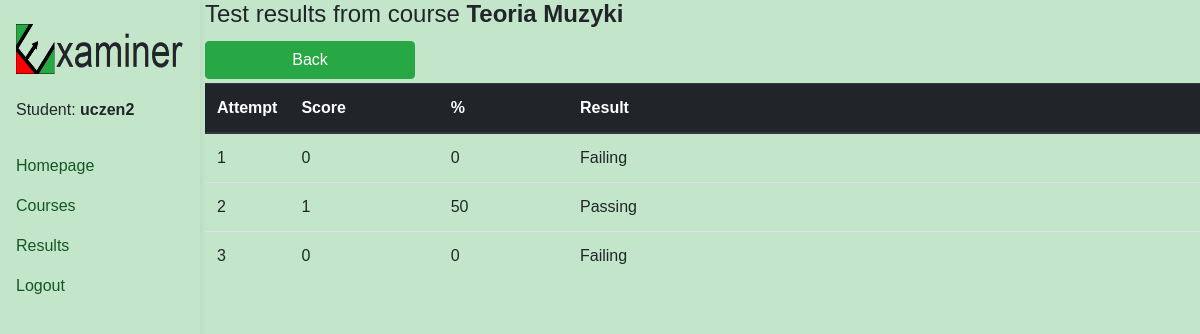
Page /en/student/course/results/443 (signed in) on the committed database.
### exam/models.py (models this page shows, shortened)
class Course(models.Model):
    students = models.ManyToManyField(User)
    name = models.CharField(max_length = 100)
    multiple_answer_questions = models.BooleanField(default=False)
    time = models.PositiveSmallIntegerField(default=0)
    question_amount = models.PositiveSmallIntegerField(default=0)
    lesson_amount = models.PositiveSmallIntegerField(default=0)
    attempt_amount = models.PositiveSmallIntegerField(default=3)
    test_ready = models.BooleanField(default=False)
    passing_score = models.PositiveSmallIntegerField(default=0)
    category = models.CharField(max_length=100, default="")
    platform = models.ForeignKey(Platform, on_delete = models.CASCADE, blank=True, null=True)

class Result(models.Model):
    course = models.ForeignKey(Course, on_delete = models.CASCADE)
    student = models.ForeignKey(User, on_delete = models.CASCADE)
    finished = models.BooleanField(default = False)
    current_score = models.PositiveSmallIntegerField(default = False)
    current_question = models.PositiveSmallIntegerField(default = 1)
    question_order = models.CharField(max_length=2000, null=True)
    start_time = models.DateTimeField(auto_now_add=True)
    end_time = models.DateTimeField(null=True)
    passed = models.BooleanField(default = False)

### student/views.py (the view)
# urls.py: path("course/results/<int:pk>", StudentResultView.as_view(), name="course-results"),
class StudentResultView(LoginRequiredMixin, View):
    template_name = "student_result_view.html"
    def get(self, request, *args, **kwargs):
        platform = Platform.objects.get(users=request.user)
        course = get_object_or_404(Course, pk=self.kwargs["pk"])
        results = Result.objects.filter(course=course, student=request.user)
        perc = []
        for result in results:
            perc.append(round(100*result.current_score/course.question_amount))
        context = {"course" : course,
                   "results" : zip(results, perc),
                   "platform" : platform}
        return render(request, self.template_name, context)

### student/templates/student_result_view.html
{% extends "student_base.html" %}
{% load i18n %}
{% block content %}
<h4>{% trans "Test results from course" %} <b>{{course.name}}</b></h4>
<a href="{% url 'student:results-general' %}">
  <button class="btn btn-success mt-1 mb-1 myButton" id="back">
    {% trans "Back" %}
  </button>
</a>
<table class="table">
  <thead class="thead-dark">
    <tr>
      <th width="6%" scope="col">{% trans "Attempt" %}</th>
      <th width="15%" scope="col">{% trans "Score" %}</th>
      <th width="13%" scope="col">%</th>
      <th scope="col">{% trans "Result" %}</th>
    </tr>
  </thead>
  <tbody>
    {% for result, perc in results %}
    <tr>
      <td>{{forloop.counter}}</td>
      <td id="score_{{course.name}}_{{forloop.counter}}">{{result.current_score}}</td>
      <td id="perc_{{course.name}}_{{forloop.counter}}">{{perc}}</td>
      <td id="status_{{course.name}}_{{forloop.counter}}">{% if result.passed %} {% trans "Passing" %} {% else %}
         {% trans "Failing" %} {% endif %}</td>
    </tr>
    {% endfor %}
  </tbody>
</table>
{% endblock %}

### student/templates/student_base.html (shortened to what this page needs)
{% load static %}
{% load i18n %}
<!DOCTYPE html>
<html lang="en">
<head>
  <link rel="stylesheet" href="https://cdn.jsdelivr.net/npm/bootstrap@4.0.0/dist/css/bootstrap.min.css">
  <link rel="stylesheet" type="text/css" href="{% static 'css/general.css' %}"/>
</head>
<body>
  <header>
    <nav id="sidebarMenu" class="collapse d-lg-block sidebar collapse bg-transparent">
      <div class="position-sticky">
        <div class="list-group list-group-flush mx-3 mt-4">
          {% if platform.logo|length == 0 %}
          <img src="{% static 'img/logo3.png' %}" height="50" width="170"/>
          {% else %}
          <img class="side_logo" src="/media/logos/{{platform.logo}}"/>
          {% endif %}
          <span>&nbsp</span>
          <span id="current_username">Student: <b>{{request.user.username}}</b></span>
          <span>&nbsp</span>
          {% if nav_var == "homepage" %}
          <a href="{% url 'exam:home-redirect' %}" class="list-group-item-success list-group-item-action py-2 ripple active" aria-current="true">
            <i class="fas fa-tachometer-alt fa-fw me-3"></i><span>{% trans "Homepage" %}</span>
          </a>
          {% else %}
          <a href="{% url 'exam:home-redirect' %}" class="list-group-item-success list-group-item-action py-2 ripple" aria-current="true">
            <span>{% trans "Homepage" %}</span>
          </a>
          {% endif %}
          {% if nav_var == "search_course" %}
          <a href="{% url 'student:student-search-course' %}" class="list-group-item-success list-group-item-action py-2 ripple active" aria-current="true" id="nav_courses">
            <i class="fas fa-tachometer-alt fa-fw me-3"></i><span>{% trans "Courses" %}</span>
          </a>
          {% else %}
          <a href="{% url 'student:student-search-course' %}" class="list-group-item-success list-group-item-action py-2 ripple" aria-current="true" id="nav_courses">
            <span>{% trans "Courses" %}</span>
          </a>
          {% endif %}
          {% if nav_var == "results" %}
          <a href="{% url 'student:results-general' %}" class="list-group-item-success list-group-item-action py-2 ripple active" aria-current="true" id="nav_results">
            <i class="fas fa-tachometer-alt fa-fw me-3"></i><span>{% trans "Results" %}</span>
          </a>
          {% else %}
          <a href="{% url 'student:results-general' %}" class="list-group-item-success list-group-item-action py-2 ripple" aria-current="true" id="nav_results">
            <span>{% trans "Results" %}</span>
          </a>
          {% endif %}
          <a href="{% url 'exam:logout' %}" class="list-group-item-success list-group-item-action py-2 ripple" aria-current="true" id="logout">
            <span>{% trans "Logout" %}</span>
          </a>
        </div>
      </div>
    </nav>
  </header>
  <div class ="ml-cont">
    {% block content %}{% endblock %}
  </div>
  </body>
</html>

### static/css/general.css (style rules this page uses)
body { font-family: Arial; background-color: rgb(195, 230, 203); }
.myButton { width: 210px; }
.ml-cont { margin-left: 205px; }
.sidebar { position: fixed; top: 0; bottom: 0; left: 0; box-shadow: 0 2px 5px 0 rgb(0 0 0 / 5%), 0 2px 10px 0 rgb(0 0 0 / 5%); width: 200px; z-index: 600; }

### rows in the picture
Course: name "Teoria Muzyki"
Result: current_score "0", perc "0"
Result: current_score "1", perc "50"
Result: current_score "0", perc "0"

### other values in the picture
{{ request.user.username }} "uczen2"
